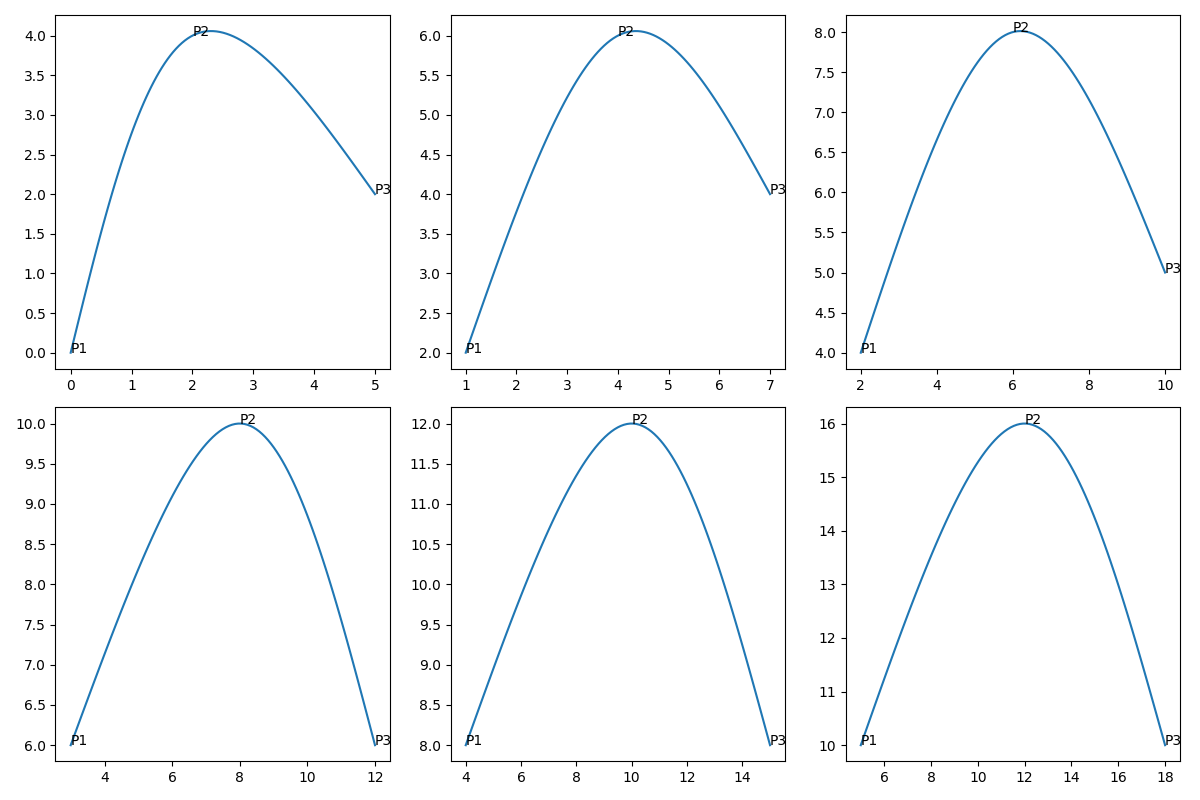
#> input picture curves.png, 1200 x 800 px
$ python -i color_extractor.py   (imports and definitions only)
#> lines starting #> are read from the running program, lines starting #| are printed output that depends on the picture; after the words box and inside, x2 and y2 are one past the last pixel; in counts of white or black regions, pixels touching at a corner belong together
import cv2
import numpy as np
import colorsys

def get_center( contour ):
    M = cv2.moments(contour)
    return [ int(M["m10"] / M["m00"]), int(M["m01"] / M["m00"]) ]


# Pilla el color más detectado y hace un rango desde ahi
# [58 lines left out: function color_extractor, not called in this run]


# Hace un histograma con los canales h, s y v y desde ahí pilla los picos y las zonas cercanas segun el umbral. No funciona bien
def color_extractor_test(source_path, min_contour_area=1000, index_umbral=0.6, size=5):
#> called with source_path = '../../../../curves.png', min_contour_area = 1000, index_umbral = 0.6, size = 5
    cap = cv2.VideoCapture(source_path)

    # Object detection from stable camera
    object_detector = cv2.createBackgroundSubtractorMOG2(
                        history=100,
                        varThreshold=40)

    ret, frame = cap.read()
#> frame is the input picture: shape (800, 1200, 3); mean B, G, R 250.4, 249.9, 249.1
    color_dict = {}
    color_dict["h"] = []
    color_dict["s"] = []
    color_dict["v"] = []
    current_frame = 0
    while ret:
        mask = object_detector.apply(frame) # Básicamente la máscara es aplicar BackgroundSubstractor con 100 y 40 a toda la imagen
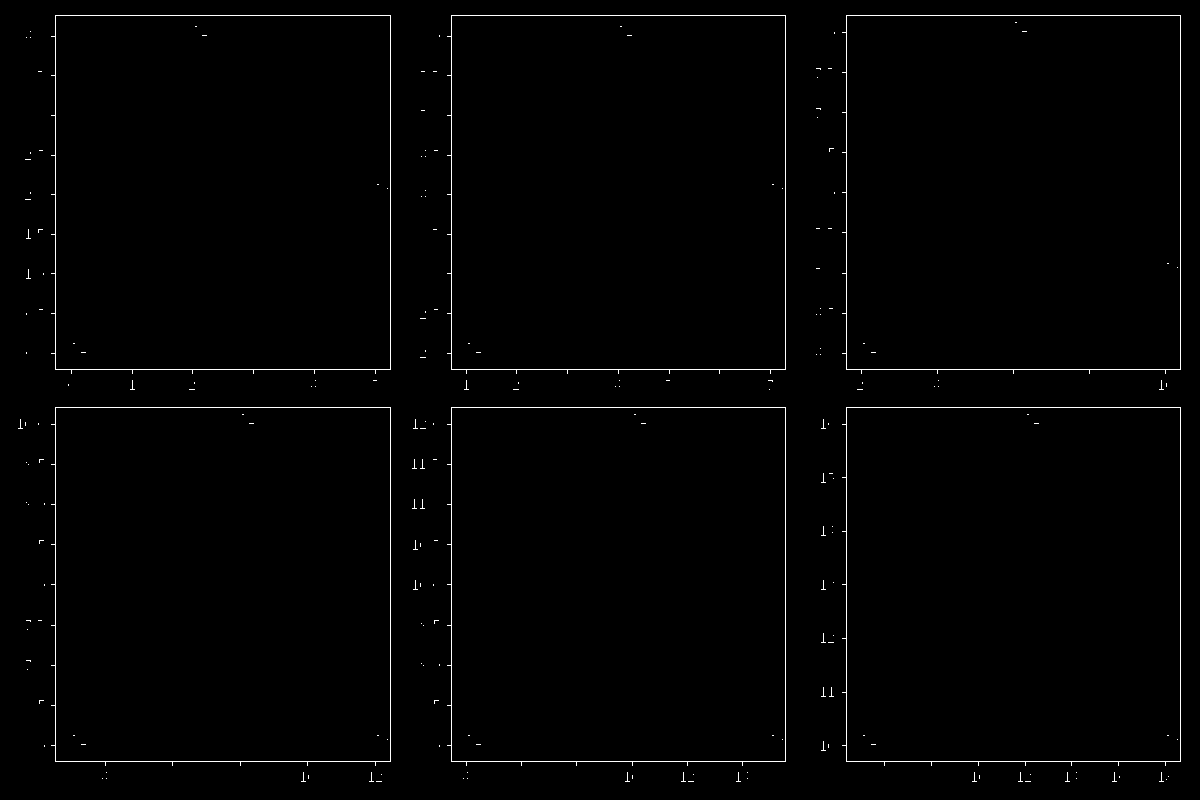
#> mask: shape (800, 1200); values 127 (black) and 255 (white), 0.99% white in thin lines or dots
        _, mask = cv2.threshold( mask, 254, 255, # Se pasa la máscara por un threshold de grises
                                    cv2.THRESH_BINARY )
#> mask: shape (800, 1200); 0.99% white in thin lines or dots
        contours, _ = cv2.findContours( mask, # Desde el resultado de esa máscara se sacan los contornos
                                        cv2.RETR_TREE,
                                        cv2.CHAIN_APPROX_SIMPLE )
#> contours = 213 contours, 201 with area under 20; largest, box (x1, y1, x2, y2) and area: (51, 15, 391, 374) 118605, (51, 407, 391, 766) 118604, (55, 407, 391, 762) 118588, (55, 15, 391, 370) 118588, (447, 15, 786, 374) 118252

        image = frame
        hsv_img = cv2.cvtColor(image, cv2.COLOR_BGR2HSV)
#> hsv_img: shape (800, 1200, 3); mean H, S, V 1.4, 1.8, 250.4

        # ELIMINAR CONTORNOS PRÓXIMOS PARA QUITARSE LAS MANOS DE ENCIMA LA MAYORÍA DEL TIEMPO
        for c in contours:
            # print(f"to: {to}")
            area = cv2.contourArea(c)
            if area > min_contour_area:
                #cv2.drawContours(image, [c], -1, (0, 255, 0), 2)
                center = get_center(c)
                cx, cy = center
                # COGER COLOR EN 5x5 pej
                for i in range(-size//2,size//2 + 1):
                    for j in range(-size//2,size//2 + 1):
                        color = hsv_img[cy+i, cx+j]
                #cv2.circle(image, (cx, cy), 20, (0, 255, 0), -1)
                        color_dict["h"].append(color[0])
                        color_dict["s"].append(color[1])
                        color_dict["v"].append(color[2])
#> this loop made 213 passes
#> (area, cx, cy) on passes 91, 92, 99, 100, 107, 108, 190, 191, 198, 199, 206, 207: (118250, 1012, 584), (118234, 1013, 584), (118251, 617, 584), (118234, 618, 584), (118604, 222, 584), (118588, 222, 584), (118250, 1012, 192), (118234, 1013, 192), (118252, 617, 192), (118234, 618, 192), (118605, 222, 192), (118588, 222, 192)

        ret, frame = cap.read()
        current_frame += 1

    canals = ["h", "s", "v"]
    res = {}
    for canal in canals:
        histogram, _ = np.histogram(
            color_dict[canal], bins=256, range=(0, 256)
        )
        peaks = np.where(histogram > index_umbral*histogram.max())[0]
        min_idx, max_idx = peaks[0], peaks[-1]
        res[canal] = (min_idx, max_idx)

    cap.release()

    return res["h"][0], res["s"][0], int(res["v"][0]), res["h"][1], res["s"][1], int(res["v"][1])

# Pilla el color más detectado y hace un rango desde ahi
# [60 lines left out: function color_extractor_test2, not called in this run]

>>> result = color_extractor_test('../../../../curves.png')
